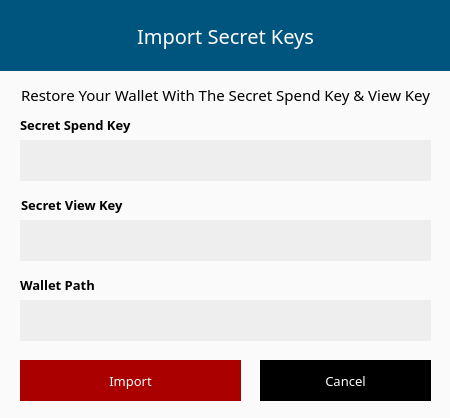
<?xml version="1.0" encoding="UTF-8"?>
<ui version="4.0">
 <class>importSecretKeys</class>
 <widget class="QDialog" name="importSecretKeys">
  <property name="geometry">
   <rect>
    <x>0</x>
    <y>0</y>
    <width>450</width>
    <height>418</height>
   </rect>
  </property>
  <property name="windowTitle">
   <string>Dialog</string>
  </property>
  <property name="styleSheet">
   <string notr="true">border: 0px;
color: rgb(0, 0, 0);
background-color: rgb(250, 250, 250);
font-family: Poppins;</string>
  </property>
  <widget class="QGroupBox" name="groupBox">
   <property name="geometry">
    <rect>
     <x>0</x>
     <y>0</y>
     <width>450</width>
     <height>411</height>
    </rect>
   </property>
   <property name="styleSheet">
    <string notr="true">border: 0px;
color: rgb(0, 0, 0);
background-color: rgb(250, 250, 250);
font-family: Poppins;</string>
   </property>
   <property name="title">
    <string/>
   </property>
   <widget class="QLineEdit" name="m_viewKey">
    <property name="geometry">
     <rect>
      <x>20</x>
      <y>220</y>
      <width>411</width>
      <height>41</height>
     </rect>
    </property>
    <property name="minimumSize">
     <size>
      <width>0</width>
      <height>31</height>
     </size>
    </property>
    <property name="font">
     <font>
      <family>Poppins</family>
      <pointsize>-1</pointsize>
     </font>
    </property>
    <property name="styleSheet">
     <string notr="true">padding: 3px; border: 0px; 
background-color: rgb(238, 238, 238);
color: rgb(0, 0, 0);
font-size: 12px;
font-family: Poppins;</string>
    </property>
   </widget>
   <widget class="QLineEdit" name="m_spendKey">
    <property name="geometry">
     <rect>
      <x>20</x>
      <y>140</y>
      <width>411</width>
      <height>41</height>
     </rect>
    </property>
    <property name="minimumSize">
     <size>
      <width>0</width>
      <height>31</height>
     </size>
    </property>
    <property name="font">
     <font>
      <family>Poppins</family>
      <pointsize>-1</pointsize>
     </font>
    </property>
    <property name="styleSheet">
     <string notr="true">padding: 3px; border: 0px; 
background-color: rgb(238, 238, 238);
color: rgb(0, 0, 0);
font-size: 12px;
font-family: Poppins;</string>
    </property>
   </widget>
   <widget class="QLabel" name="label">
    <property name="geometry">
     <rect>
      <x>20</x>
      <y>110</y>
      <width>151</width>
      <height>31</height>
     </rect>
    </property>
    <property name="font">
     <font>
      <family>Poppins</family>
      <pointsize>10</pointsize>
      <weight>50</weight>
      <italic>false</italic>
      <bold>false</bold>
     </font>
    </property>
    <property name="styleSheet">
     <string notr="true">color: rgb(0, 0, 0);
font: 10pt;
border-right: 0px;</string>
    </property>
    <property name="text">
     <string>&lt;html&gt;&lt;head/&gt;&lt;body&gt;&lt;p&gt;&lt;span style=&quot; font-weight:600;&quot;&gt;Secret Spend Key&lt;/span&gt;&lt;/p&gt;&lt;/body&gt;&lt;/html&gt;</string>
    </property>
   </widget>
   <widget class="QLabel" name="label_2">
    <property name="geometry">
     <rect>
      <x>20</x>
      <y>270</y>
      <width>121</width>
      <height>31</height>
     </rect>
    </property>
    <property name="font">
     <font>
      <family>Poppins</family>
      <pointsize>10</pointsize>
      <weight>50</weight>
      <italic>false</italic>
      <bold>false</bold>
     </font>
    </property>
    <property name="styleSheet">
     <string notr="true">color: rgb(0, 0, 0);
font: 10pt;
border-right: 0px;</string>
    </property>
    <property name="text">
     <string>&lt;html&gt;&lt;head/&gt;&lt;body&gt;&lt;p&gt;&lt;span style=&quot; font-weight:600;&quot;&gt;Wallet Path&lt;/span&gt;&lt;/p&gt;&lt;/body&gt;&lt;/html&gt;</string>
    </property>
   </widget>
   <widget class="QLabel" name="label_3">
    <property name="geometry">
     <rect>
      <x>21</x>
      <y>190</y>
      <width>131</width>
      <height>31</height>
     </rect>
    </property>
    <property name="font">
     <font>
      <family>Poppins</family>
      <pointsize>10</pointsize>
      <weight>50</weight>
      <italic>false</italic>
      <bold>false</bold>
     </font>
    </property>
    <property name="styleSheet">
     <string notr="true">color: rgb(0, 0, 0);
font: 10pt;
border-right: 0px;</string>
    </property>
    <property name="text">
     <string>&lt;html&gt;&lt;head/&gt;&lt;body&gt;&lt;p&gt;&lt;span style=&quot; font-weight:600;&quot;&gt;Secret View Key&lt;/span&gt;&lt;/p&gt;&lt;/body&gt;&lt;/html&gt;</string>
    </property>
   </widget>
   <widget class="QLineEdit" name="m_pathEdit">
    <property name="geometry">
     <rect>
      <x>20</x>
      <y>300</y>
      <width>411</width>
      <height>41</height>
     </rect>
    </property>
    <property name="minimumSize">
     <size>
      <width>0</width>
      <height>31</height>
     </size>
    </property>
    <property name="font">
     <font>
      <family>Poppins</family>
      <pointsize>-1</pointsize>
     </font>
    </property>
    <property name="styleSheet">
     <string notr="true">padding: 3px; border: 0px; 
background-color: rgb(238, 238, 238);
color: rgb(0, 0, 0);
font-size: 12px;
font-family: Poppins;</string>
    </property>
   </widget>
   <widget class="QToolButton" name="m_selectPathButton">
    <property name="geometry">
     <rect>
      <x>400</x>
      <y>300</y>
      <width>21</width>
      <height>41</height>
     </rect>
    </property>
    <property name="cursor">
     <cursorShape>PointingHandCursor</cursorShape>
    </property>
    <property name="styleSheet">
     <string notr="true">image: url(:/images/images/openwallet.png);
background-color: transparent;</string>
    </property>
    <property name="text">
     <string/>
    </property>
   </widget>
   <widget class="QPushButton" name="m_cancelButton">
    <property name="geometry">
     <rect>
      <x>260</x>
      <y>360</y>
      <width>171</width>
      <height>41</height>
     </rect>
    </property>
    <property name="minimumSize">
     <size>
      <width>131</width>
      <height>31</height>
     </size>
    </property>
    <property name="font">
     <font>
      <family>Poppins</family>
      <pointsize>-1</pointsize>
     </font>
    </property>
    <property name="cursor">
     <cursorShape>PointingHandCursor</cursorShape>
    </property>
    <property name="styleSheet">
     <string notr="true">background-color: rgb(0, 0, 0);
color: rgb(255, 255, 255);
font-size: 13px;
font-family: Poppins;</string>
    </property>
    <property name="text">
     <string>Cancel</string>
    </property>
   </widget>
   <widget class="QPushButton" name="m_okButton">
    <property name="geometry">
     <rect>
      <x>20</x>
      <y>360</y>
      <width>221</width>
      <height>41</height>
     </rect>
    </property>
    <property name="minimumSize">
     <size>
      <width>131</width>
      <height>31</height>
     </size>
    </property>
    <property name="font">
     <font>
      <family>Poppins</family>
      <pointsize>-1</pointsize>
     </font>
    </property>
    <property name="cursor">
     <cursorShape>PointingHandCursor</cursorShape>
    </property>
    <property name="styleSheet">
     <string notr="true">color: rgb(255, 255, 255);
background-color: rgb(170, 0, 0);
font-size: 13px;
font-family: Poppins;
</string>
    </property>
    <property name="text">
     <string>Import</string>
    </property>
   </widget>
   <widget class="QLabel" name="label_4">
    <property name="geometry">
     <rect>
      <x>0</x>
      <y>0</y>
      <width>451</width>
      <height>71</height>
     </rect>
    </property>
    <property name="font">
     <font>
      <family>Poppins</family>
      <pointsize>-1</pointsize>
     </font>
    </property>
    <property name="styleSheet">
     <string notr="true">color: rgb(255, 255, 255);
background-color: rgb(0, 85, 127);
font-size: 20px;
font-family: Poppins;</string>
    </property>
    <property name="text">
     <string>Import Secret Keys</string>
    </property>
    <property name="alignment">
     <set>Qt::AlignCenter</set>
    </property>
   </widget>
   <widget class="QLabel" name="label_5">
    <property name="geometry">
     <rect>
      <x>0</x>
      <y>80</y>
      <width>451</width>
      <height>31</height>
     </rect>
    </property>
    <property name="font">
     <font>
      <family>Poppins</family>
      <pointsize>9</pointsize>
     </font>
    </property>
    <property name="styleSheet">
     <string notr="true">color: rgb(0, 0, 0);
border-right: 0px;</string>
    </property>
    <property name="text">
     <string>&lt;html&gt;&lt;head/&gt;&lt;body&gt;&lt;p align=&quot;center&quot;&gt;&lt;span style=&quot; font-size:11pt;&quot;&gt;Restore Your Wallet With The Secret Spend Key &amp;amp; View Key&lt;/span&gt;&lt;/p&gt;&lt;/body&gt;&lt;/html&gt;</string>
    </property>
   </widget>
   <zorder>label_2</zorder>
   <zorder>label_3</zorder>
   <zorder>label</zorder>
   <zorder>m_viewKey</zorder>
   <zorder>m_spendKey</zorder>
   <zorder>m_pathEdit</zorder>
   <zorder>m_selectPathButton</zorder>
   <zorder>m_cancelButton</zorder>
   <zorder>m_okButton</zorder>
   <zorder>label_4</zorder>
   <zorder>label_5</zorder>
  </widget>
 </widget>
 <resources/>
 <connections>
  <connection>
   <sender>m_selectPathButton</sender>
   <signal>clicked()</signal>
   <receiver>importSecretKeys</receiver>
   <slot>selectPathClicked()</slot>
   <hints>
    <hint type="sourcelabel">
     <x>620</x>
     <y>54</y>
    </hint>
    <hint type="destinationlabel">
     <x>323</x>
     <y>65</y>
    </hint>
   </hints>
  </connection>
  <connection>
   <sender>m_cancelButton</sender>
   <signal>clicked()</signal>
   <receiver>importSecretKeys</receiver>
   <slot>reject()</slot>
   <hints>
    <hint type="sourcelabel">
     <x>439</x>
     <y>133</y>
    </hint>
    <hint type="destinationlabel">
     <x>324</x>
     <y>79</y>
    </hint>
   </hints>
  </connection>
  <connection>
   <sender>m_okButton</sender>
   <signal>clicked()</signal>
   <receiver>importSecretKeys</receiver>
   <slot>accept()</slot>
   <hints>
    <hint type="sourcelabel">
     <x>570</x>
     <y>133</y>
    </hint>
    <hint type="destinationlabel">
     <x>324</x>
     <y>79</y>
    </hint>
   </hints>
  </connection>
 </connections>
</ui>
